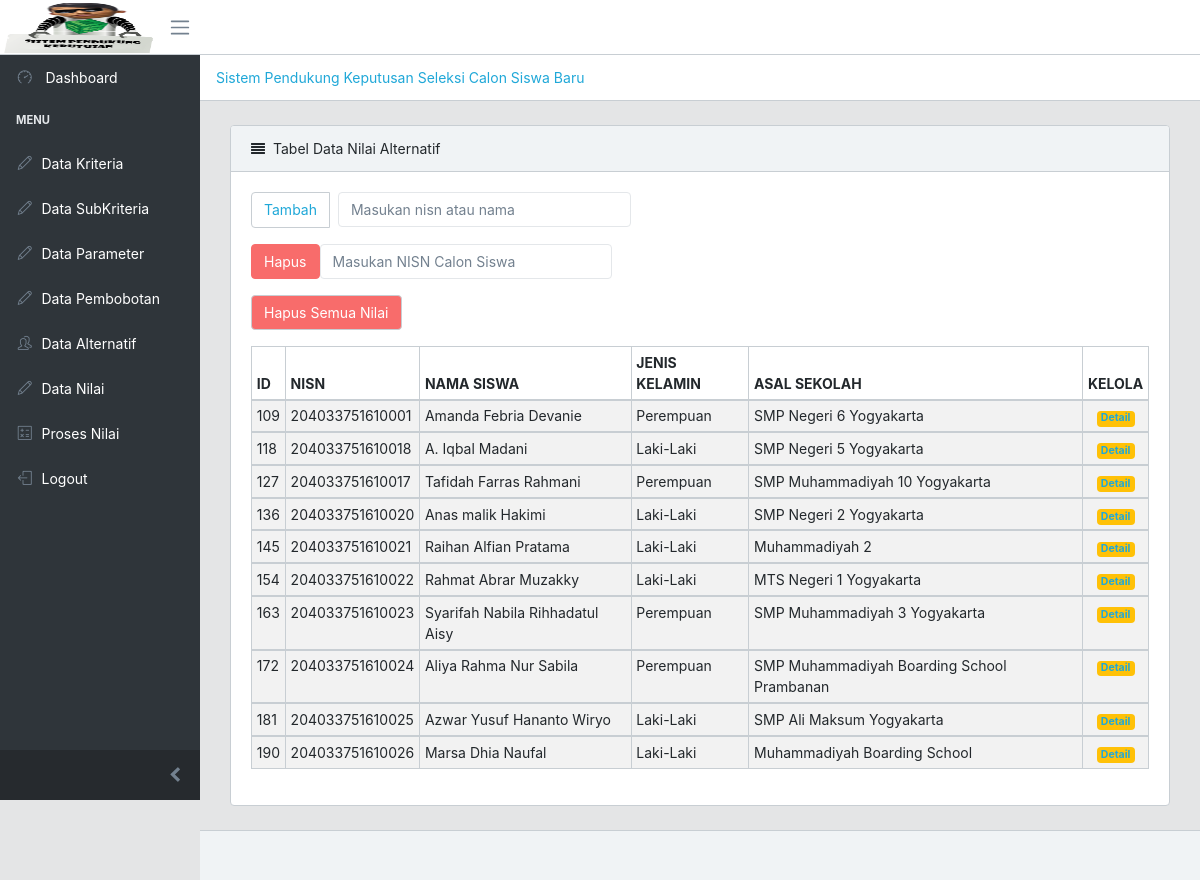
Page /index.php/data_nilai1 on the committed database.
### tables this page shows
CREATE TABLE `penilaian` (
  `id_penilaian` int(11) NOT NULL,
  `id_alternatif` int(11) NOT NULL,
  `nisn` varchar(50) NOT NULL,
  `id_subkriteria` char(5) NOT NULL,
  `nilai` int(11) NOT NULL,
  `gap` int(11) NOT NULL,
  `nilai_bobot` int(11) NOT NULL
);

CREATE TABLE `alternatif` (
  `id_alternatif` int(11) NOT NULL,
  `nisn` varchar(100) NOT NULL,
  `nama_siswa` varchar(200) NOT NULL,
  `jenis_kelamin` varchar(20) NOT NULL,
  `asal_sekolah` varchar(100) NOT NULL
);

### application/views/module_gap/view_data_nilai.php (called while the page is built)
<?php
include "template/header.php";
include "nilai/list_nilai.php";
include "template/footer.php";
?>

### application/controllers/Data_nilai1.php (called while the page is built, shortened)
<?php
class Data_nilai1 extends CI_Controller{
private $model = NULL;
		public function __construct(){
		$this->load->library('pagination');
		$this->load->model('gap_model/Nilai_model');
		$this->model = $this->Nilai_model;
	}
	public function index(){
	if(isset($_GET['tambah'])){
	$rows = $this->model->select6();
	$rows1 = $this->model->select_un();
	$rows2 = $this->model->select_raport();
	$rows3 = $this->model->select_kejuruan();
	$rows4 = $this->model->select_alquran();
	$rows5 = $this->model->select_shalat();
	$rows6 = $this->model->select_surat();
	$rows7 = $this->model->select_butawarna();
	$rows8 = $this->model->select_perokok();
	$rows9 = $this->model->select_tb();
	$sk1 = $this->model->select_sk1();
	$sk2 = $this->model->select_sk2();
	$sk3 = $this->model->select_sk3();
	$sk4 = $this->model->select_sk4();
	$sk5 = $this->model->select_sk5();
	$sk6 = $this->model->select_sk6();
	$sk7 = $this->model->select_sk7();
	$sk8 = $this->model->select_sk8();
	$sk9 = $this->model->select_sk9();
	$this->load->view('module_gap/view_tambah_nilai', ['rows'=>$rows,
												  'rows1'=>$rows1,
												  'rows2'=>$rows2,
												  'rows3'=>$rows3,
												  'rows4'=>$rows4,
												  'rows5'=>$rows5,
												  'rows6'=>$rows6,
												  'rows7'=>$rows7,
												  'rows8'=>$rows8,
												  'rows9'=>$rows9,
												  'sk1'=>$sk1,
												  'sk2'=>$sk2,
												  'sk3'=>$sk3,
												  'sk4'=>$sk4,
												  'sk5'=>$sk5,
												  'sk6'=>$sk6,
												  'sk7'=>$sk7,
												  'sk8'=>$sk8,
												  'sk9'=>$sk9]);
	}
	else{
		$this->select();
	 }
	}
	public function select(){
	if(isset($_POST['kunci'])){
	$kunci = $_POST['kunci'];
        $data['data'] = $this->model->searching($kunci);
		$this->load->view('module_gap/view_data_nilai', ['data'=>$data]);
		}  else {
	 	$config['base_url'] = site_url('data_nilai1/index');
        $config['total_rows'] = $this->model->select_count()->num_rows();
        $config['per_page'] = 10;
        $config["uri_segment"] = 3;
        $choice = $config["total_rows"] / $config["per_page"];
        $config["num_links"] = floor($choice);
      $config['first_link']       = 'First';
        $config['last_link']        = 'Last';
        $config['next_link']        = 'Next';
        $config['prev_link']        = 'Prev';
        $config['full_tag_open']    = '<div class="pagging text-center"><nav><ul class="pagination justify-content-center">';
        $config['full_tag_close']   = '</ul></nav></div>';
        $config['num_tag_open']     = '<li class="page-item"><span class="page-link">';
        $config['num_tag_close']    = '</span></li>';
        $config['cur_tag_open']     = '<li class="page-item active"><span class="page-link">';
        $config['cur_tag_close']    = '<span class="sr-only">(current)</span></span></li>';
        $config['next_tag_open']    = '<li class="page-item"><span class="page-link">';
        $config['next_tagl_close']  = '<span aria-hidden="true">&raquo;</span></span></li>';
        $config['prev_tag_open']    = '<li class="page-item"><span class="page-link">';
        $config['prev_tagl_close']  = '</span>Next</li>';
        $config['first_tag_open']   = '<li class="page-item"><span class="page-link">';
        $config['first_tagl_close'] = '</span></li>';
        $config['last_tag_open']    = '<li class="page-item"><span class="page-link">';
        $config['last_tagl_close']  = '</span></li>';
        $this->pagination->initialize($config);
        $data['page'] = ($this->uri->segment(3)) ? $this->uri->segment(3) : 0;
        $data['data'] = $this->model->select($config["per_page"], $data['page']);
        $data['pagination'] = $this->pagination->create_links();
	$this->load->view('module_gap/view_data_nilai', ['data'=>$data]);
	}
	}
}

### index.php (called while the page is built, shortened)
<?php
require_once BASEPATH.'core/CodeIgniter.php';

### application/config/config.php (called while the page is built, shortened)
<?php
$config['base_url'] = 'http://localhost/SPK_SeleksiSiswa_GAP';
$config['base_url1'] = 'http://localhost/SPK_SeleksiSiswa_GAP';
$config['index_page'] = '';
$config['uri_protocol']	= 'REQUEST_URI';
$config['url_suffix'] = '';
$config['language']	= 'english';
$config['charset'] = 'UTF-8';
$config['enable_hooks'] = FALSE;
$config['subclass_prefix'] = 'MY_';
$config['composer_autoload'] = FALSE;
$config['permitted_uri_chars'] = 'a-z 0-9~%.:_\-';
$config['enable_query_strings'] = FALSE;
$config['controller_trigger'] = 'c';
$config['function_trigger'] = 'm';
$config['directory_trigger'] = 'd';
$config['allow_get_array'] = TRUE;
$config['log_threshold'] = 0;
$config['log_path'] = '';
$config['log_file_extension'] = '';
$config['log_file_permissions'] = 0644;
$config['log_date_format'] = 'Y-m-d H:i:s';
$config['error_views_path'] = '';
$config['cache_path'] = '';
$config['cache_query_string'] = FALSE;
$config['encryption_key'] = '';
$config['sess_driver'] = 'files';
$config['sess_cookie_name'] = 'ci_session';
$config['sess_expiration'] = 7200;
$config['sess_save_path'] = NULL;
$config['sess_match_ip'] = FALSE;
$config['sess_time_to_update'] = 300;
$config['sess_regenerate_destroy'] = FALSE;
$config['cookie_prefix']	= '';
$config['cookie_domain']	= '';
$config['cookie_path']		= '/';
$config['cookie_secure']	= FALSE;
$config['cookie_httponly'] 	= FALSE;
$config['standardize_newlines'] = FALSE;
$config['global_xss_filtering'] = FALSE;
$config['csrf_protection'] = FALSE;
$config['csrf_token_name'] = 'csrf_test_name';
$config['csrf_cookie_name'] = 'csrf_cookie_name';
$config['csrf_expire'] = 7200;
$config['csrf_regenerate'] = TRUE;
$config['csrf_exclude_uris'] = array();
$config['compress_output'] = FALSE;
$config['time_reference'] = 'local';
$config['rewrite_short_tags'] = FALSE;
$config['proxy_ips'] = '';

### application/models/gap_model/Nilai_model.php (called while the page is built, shortened)
<?php
class Nilai_model extends CI_Model{
public function select_count(){
$this->db->select('*')
->from('penilaian a')
->join('alternatif b', 'a.id_alternatif = b.id_alternatif')
->join('subkriteria c', 'a.id_subkriteria = c.id_subkriteria')
->group_by('a.id_alternatif');
$query = $this->db->get();
return $query;
}
public function select($limit, $start){
$this->db->select('*')
->from('penilaian a')
->join('alternatif b', 'a.id_alternatif = b.id_alternatif')
->join('subkriteria c', 'a.id_subkriteria = c.id_subkriteria')
->group_by('a.id_alternatif')
->order_by('a.id_penilaian', 'asc')
->limit($limit, $start);
$query = $this->db->get();
return $query;
}
}

### application/views/module_gap/nilai/list_nilai.php (the view, shortened to what this page needs)
<!DOCTYPE html>
<html>
<head>
</head>
<body>
  <div class="container-fluid">
          <div class="animated fadeIn">
            <div class="row">
              <div class="col-lg-12">
                <div class="card">
                  <div class="card-header">
                    <i class="fa fa-align-justify"></i>Tabel Data Nilai Alternatif</div>
                  <div class="card-body">
                    <nav>
                    <form method="post">
                      <ul class="pagination">
                        <li class="page-item">
                          <a class="page-link" href="<?php echo base_url('index.php/data_nilai1/index?tambah'); ?>">Tambah</a>
                        </li>&nbsp;&nbsp;
                         <li class="page-item">
          <input class="form-control" type="text" placeholder="Masukan nisn atau nama" name="kunci">
                        </li>
                      </ul>
                      </form>
  <form method="post" action="<?php echo base_url('index.php/data_nilai1/delete1'); ?>">
                         <ul class="pagination">
                          <li class="page-item">
                            <button class="btn btn-danger" type="submit" name="btnHapus" onclick="return confirm('Apakah Anda Yakin Ingin Menghapus Data Nilai Alternatif ?')">Hapus</button>
                        </li>
                    <li class="page-item">
          <input class="form-control" type="text" placeholder="Masukan NISN Calon Siswa" name="nisn">
                        </li>
                      </ul>
                        <ul class="pagination">
                          <li class="page-item">
                          <a class="page-link text-white bg-danger" href="<?php echo base_url('index.php/data_nilai1/delete'); ?>" onclick="return confirm('Apakah Anda Yakin Ingin Menghapus Semua Data Nilai Alternatif ?')">Hapus Semua Nilai</a>
                        </li></ul>
</form>
                    </nav>
                    <table class="table table-responsive-sm table-bordered table-striped table-sm">
  <thead>
                        <tr>
                          <th>ID</th>
                          <th>NISN</th>
                          <th>NAMA SISWA</th>
                          <th>JENIS KELAMIN</th>
                          <th>ASAL SEKOLAH</th>
                          <th>KELOLA</th>
                        </tr>
                      </thead>
   <?php
  foreach ($data['data']->result()  as $row){
    ?>
                      <tbody>
                          <tr>
                          <td><?php echo $row->id_penilaian; ?></td>
                          <td><?php echo $row->nisn; ?></td>
                          <td><?php echo $row->nama_siswa; ?></td>
                          <td><?php echo $row->jenis_kelamin; ?></td>
                          <td><?php echo $row->asal_sekolah; ?></td>
                          <td align="center">
                           <span class="badge badge-warning"><a href="<?php echo base_url('index.php/data_nilai1/detail?id_alternatif='.$row->id_alternatif); ?>">Detail</a></span>
                          </td>
                        </tr>
                      </tbody>
     <?php
     } ?>
                    </table>
                  </div>
                </div>
              </div>
            </div>
          </div>
        </div>
</body>
</html>

### rows in the picture
penilaian: id_penilaian "109", id_alternatif.nisn "204033751610001", id_alternatif.nama_siswa "Amanda Febria Devanie", id_alternatif.jenis_kelamin "Perempuan", id_alternatif.asal_sekolah "SMP Negeri 6 Yogyakarta"
penilaian: id_penilaian "118", id_alternatif.nisn "204033751610018", id_alternatif.nama_siswa "A. Iqbal Madani", id_alternatif.jenis_kelamin "Laki-Laki", id_alternatif.asal_sekolah "SMP Negeri 5 Yogyakarta"
penilaian: id_penilaian "127", id_alternatif.nisn "204033751610017", id_alternatif.nama_siswa "Tafidah Farras Rahmani", id_alternatif.jenis_kelamin "Perempuan", id_alternatif.asal_sekolah "SMP Muhammadiyah 10 Yogyakarta"
penilaian: id_penilaian "136", id_alternatif.nisn "204033751610020", id_alternatif.nama_siswa "Anas malik Hakimi", id_alternatif.jenis_kelamin "Laki-Laki", id_alternatif.asal_sekolah "SMP Negeri 2 Yogyakarta"
penilaian: id_penilaian "145", id_alternatif.nisn "204033751610021", id_alternatif.nama_siswa "Raihan Alfian Pratama", id_alternatif.jenis_kelamin "Laki-Laki", id_alternatif.asal_sekolah "Muhammadiyah 2"
penilaian: id_penilaian "154", id_alternatif.nisn "204033751610022", id_alternatif.nama_siswa "Rahmat Abrar Muzakky", id_alternatif.jenis_kelamin "Laki-Laki", id_alternatif.asal_sekolah "MTS Negeri 1 Yogyakarta"
penilaian: id_penilaian "163", id_alternatif.nisn "204033751610023", id_alternatif.nama_siswa "Syarifah Nabila Rihhadatul Aisy", id_alternatif.jenis_kelamin "Perempuan", id_alternatif.asal_sekolah "SMP Muhammadiyah 3 Yogyakarta"
penilaian: id_penilaian "172", id_alternatif.nisn "204033751610024", id_alternatif.nama_siswa "Aliya Rahma Nur Sabila", id_alternatif.jenis_kelamin "Perempuan", id_alternatif.asal_sekolah "SMP Muhammadiyah Boarding School Prambanan"
penilaian: id_penilaian "181", id_alternatif.nisn "204033751610025", id_alternatif.nama_siswa "Azwar Yusuf Hananto Wiryo", id_alternatif.jenis_kelamin "Laki-Laki", id_alternatif.asal_sekolah "SMP Ali Maksum Yogyakarta"
penilaian: id_penilaian "190", id_alternatif.nisn "204033751610026", id_alternatif.nama_siswa "Marsa Dhia Naufal", id_alternatif.jenis_kelamin "Laki-Laki", id_alternatif.asal_sekolah "Muhammadiyah Boarding School"
